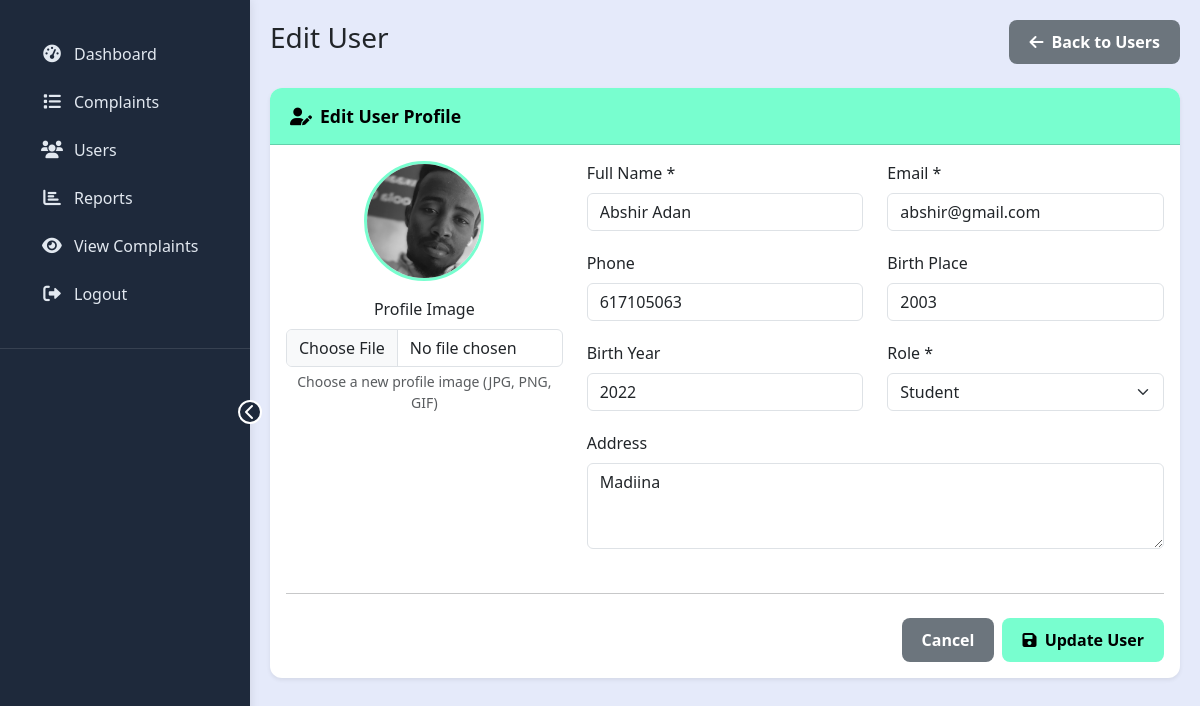
Page /admin/edit_user.php?id=2 (signed in) on the committed database.
### tables this page shows
CREATE TABLE `users` (
  `id` int(11) NOT NULL,
  `fullname` varchar(150) NOT NULL,
  `email` varchar(100) NOT NULL,
  `phone` varchar(20) DEFAULT NULL,
  `address` varchar(255) DEFAULT NULL,
  `birth_place` varchar(100) DEFAULT NULL,
  `birth_year` year(4) DEFAULT NULL,
  `profile_image` varchar(255) DEFAULT 'default.png',
  `password` varchar(255) NOT NULL,
  `role` enum('admin','student') DEFAULT 'student',
  `status` enum('active','inactive') DEFAULT 'active',
  `created_at` timestamp NOT NULL DEFAULT current_timestamp()
);

### admin/edit_user.php (the view, shortened to what this page needs)
<?php
include('../config/db.php');
$user_id = $_GET['id'] ?? null;
$sql = "SELECT id, fullname, email, phone, address, birth_place, birth_year, profile_image, role FROM users WHERE id = ? AND role = ?";
$stmt = mysqli_prepare($conn, $sql);
$role = 'student';
mysqli_stmt_bind_param($stmt, "is", $user_id, $role);
mysqli_stmt_execute($stmt);
$result = mysqli_stmt_get_result($stmt);
$user = mysqli_fetch_assoc($result);
?>
<!DOCTYPE html>
<html lang="en">
<head>
    <link href="https://cdn.jsdelivr.net/npm/bootstrap@5.3.0/dist/css/bootstrap.min.css" rel="stylesheet">
    <link rel="stylesheet" href="https://cdnjs.cloudflare.com/ajax/libs/font-awesome/6.0.0/css/all.min.css">
</head>
<body>
    <?php include 'sidebar.php'; ?>
    <div class="main-content">
        <div class="d-flex justify-content-between align-items-center mb-4">
            <h1 class="h3">Edit User</h1>
            <a href="manage_users.php" class="btn btn-cancel">
                <i class="fas fa-arrow-left me-1"></i> Back to Users
            </a>
        </div>
        <div class="card user-edit-card">
            <div class="card-header card-header-edit">
                <i class="fas fa-user-edit me-2"></i>Edit User Profile
            </div>
            <div class="card-body">
                <form method="POST" enctype="multipart/form-data">
                    <div class="row">
                        <div class="col-md-4 text-center mb-4 mb-md-0">
                            <img src="../assets/uploads/<?php echo htmlspecialchars($user['profile_image']); ?>"
                                 alt="Profile" class="profile-preview img-fluid mb-3">
                            <div class="form-group">
                                <label for="profile_image" class="form-label">Profile Image</label>
                                <input type="file" class="form-control" id="profile_image" name="profile_image" accept="image/*">
                                <div class="form-text">Choose a new profile image (JPG, PNG, GIF)</div>
                            </div>
                        </div>
                        <div class="col-md-8">
                            <div class="row">
                                <div class="col-md-6">
                                    <div class="form-group">
                                        <label for="fullname" class="form-label">Full Name *</label>
                                        <input type="text" class="form-control" id="fullname" name="fullname"
                                               value="<?php echo htmlspecialchars($user['fullname']); ?>" required>
                                    </div>
                                </div>
                                <div class="col-md-6">
                                    <div class="form-group">
                                        <label for="email" class="form-label">Email *</label>
                                        <input type="email" class="form-control" id="email" name="email"
                                               value="<?php echo htmlspecialchars($user['email']); ?>" required>
                                    </div>
                                </div>
                            </div>
                            <div class="row">
                                <div class="col-md-6">
                                    <div class="form-group">
                                        <label for="phone" class="form-label">Phone</label>
                                        <input type="text" class="form-control" id="phone" name="phone"
                                               value="<?php echo htmlspecialchars($user['phone']); ?>">
                                    </div>
                                </div>
                                <div class="col-md-6">
                                    <div class="form-group">
                                        <label for="birth_place" class="form-label">Birth Place</label>
                                        <input type="text" class="form-control" id="birth_place" name="birth_place"
                                               value="<?php echo htmlspecialchars($user['birth_place']); ?>">
                                    </div>
                                </div>
                            </div>
                            <div class="row">
                                <div class="col-md-6">
                                    <div class="form-group">
                                        <label for="birth_year" class="form-label">Birth Year</label>
                                        <input type="number" class="form-control" id="birth_year" name="birth_year"
                                               value="<?php echo htmlspecialchars($user['birth_year']); ?>">
                                    </div>
                                </div>
                                <div class="col-md-6">
                                    <div class="form-group">
                                        <label for="role" class="form-label">Role *</label>
                                        <select class="form-select" id="role" name="role" required>
                                            <option value="student" <?php echo $user['role'] === 'student' ? 'selected' : ''; ?>>Student</option>
                                        </select>
                                    </div>
                                </div>
                            </div>
                            <div class="form-group">
                                <label for="address" class="form-label">Address</label>
                                <textarea class="form-control" id="address" name="address" rows="3"><?php echo htmlspecialchars($user['address']); ?></textarea>
                            </div>
                        </div>
                    </div>
                    <hr class="my-4">
                    <div class="d-flex justify-content-end gap-2">
                        <a href="manage_users.php" class="btn btn-cancel">Cancel</a>
                        <button type="submit" class="btn btn-update">
                            <i class="fas fa-save me-1"></i> Update User
                        </button>
                    </div>
                </form>
            </div>
        </div>
    </div>
</body>
</html>

### admin/edit_user.php (style rules this page uses)
:root { --primary-accent: #78FECF; --background-base: #E5EAFA; --success-text: #093824; --secondary: #C6CCB2; --error-state: #BF4E30; }
body { background-color: var(--background-base); overflow-x: hidden; }
.main-content { margin-left: 250px; padding: 20px; transition: all 0.3s; }
.user-edit-card { border: none; box-shadow: 0 0.125rem 0.25rem rgba(0, 0, 0, 0.075); border-radius: 12px; overflow: hidden; }
.card-header-edit { background: var(--primary-accent); color: #000; padding: 15px 20px; font-weight: 600; font-size: 1.1rem; }
.form-group { margin-bottom: 20px; }
.btn-update { background: var(--primary-accent); border: none; color: #000; font-weight: 600; padding: 10px 20px; border-radius: 8px; }
.btn-cancel { background: #6c757d; border: none; color: white; font-weight: 600; padding: 10px 20px; border-radius: 8px; }
.profile-preview { width: 120px; height: 120px; border-radius: 50%; object-fit: cover; border: 3px solid var(--primary-accent); }

### rows in the picture
users: profile_image (picture), fullname "Abshir Adan", email "abshir@gmail.com", phone "617105063", birth_place "2003", birth_year "2022", role "Student", address "Madiina"
